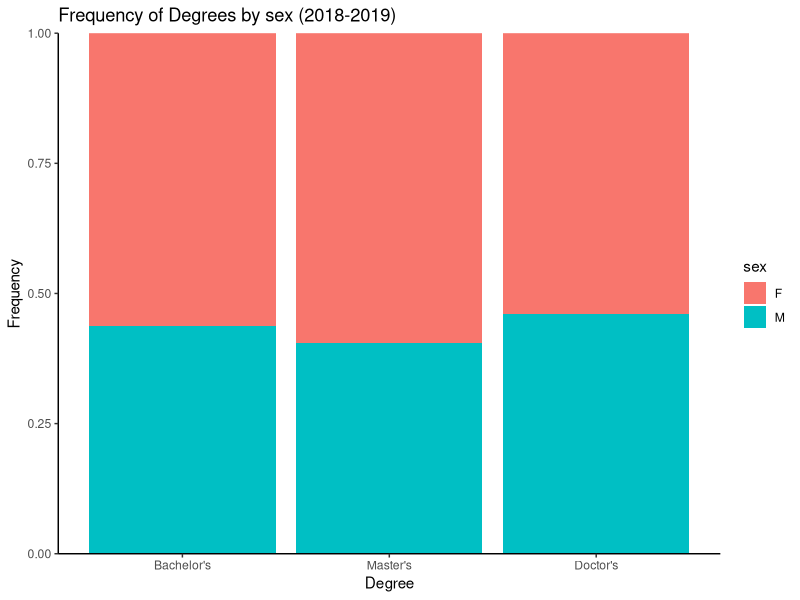
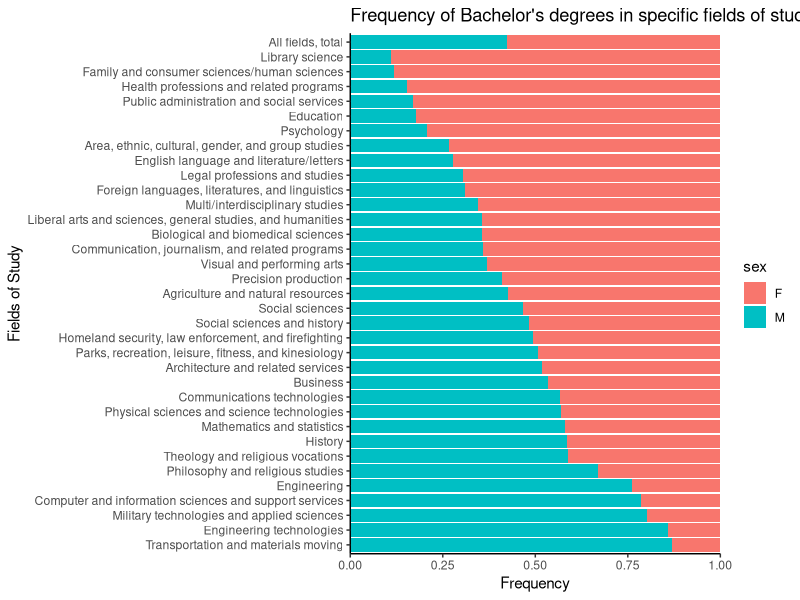
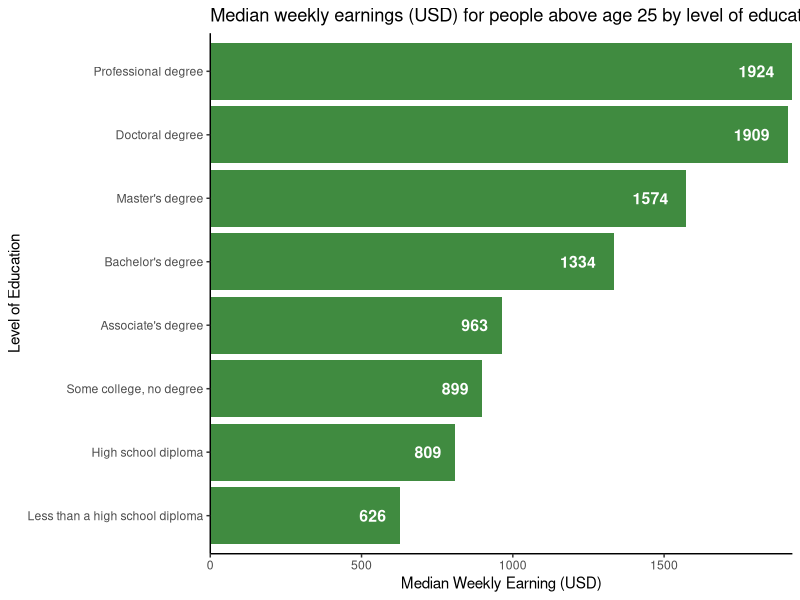
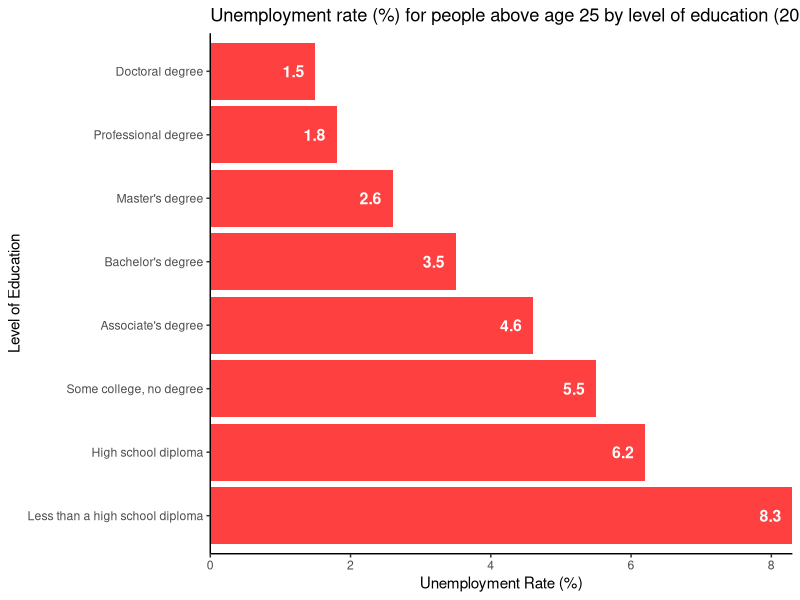
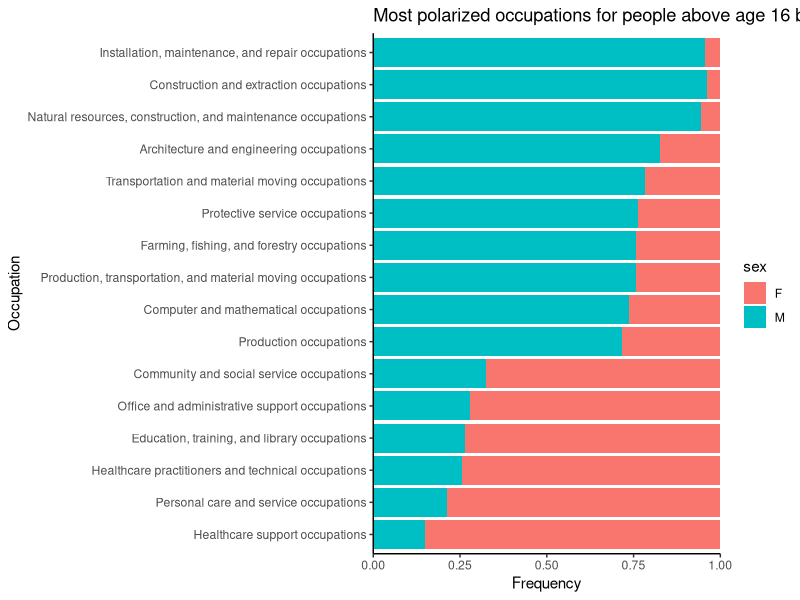
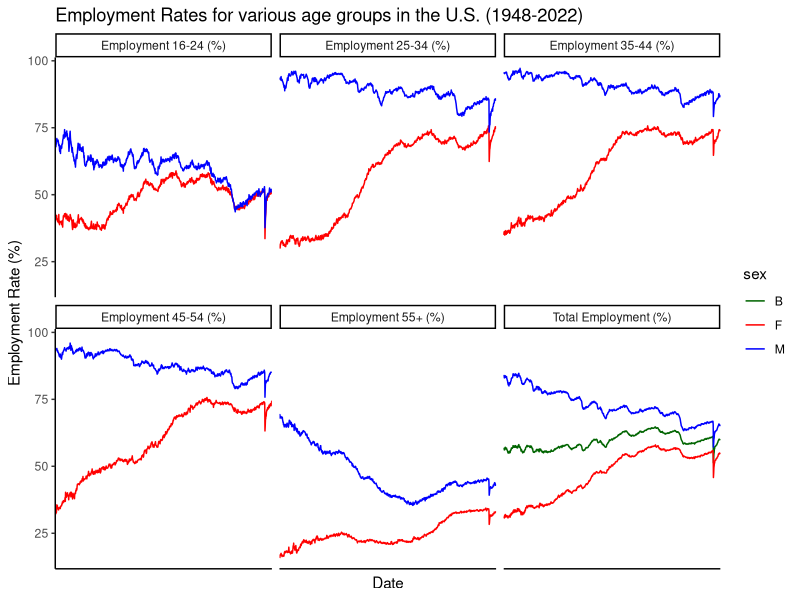
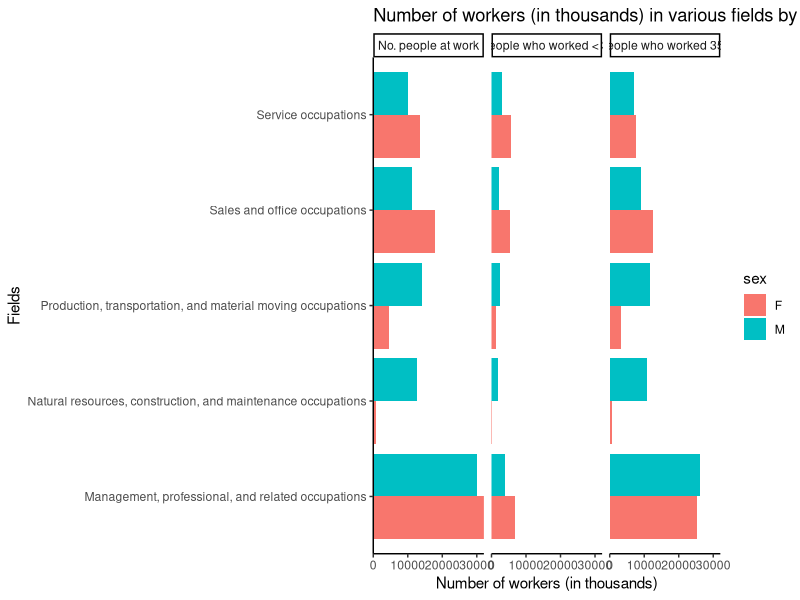
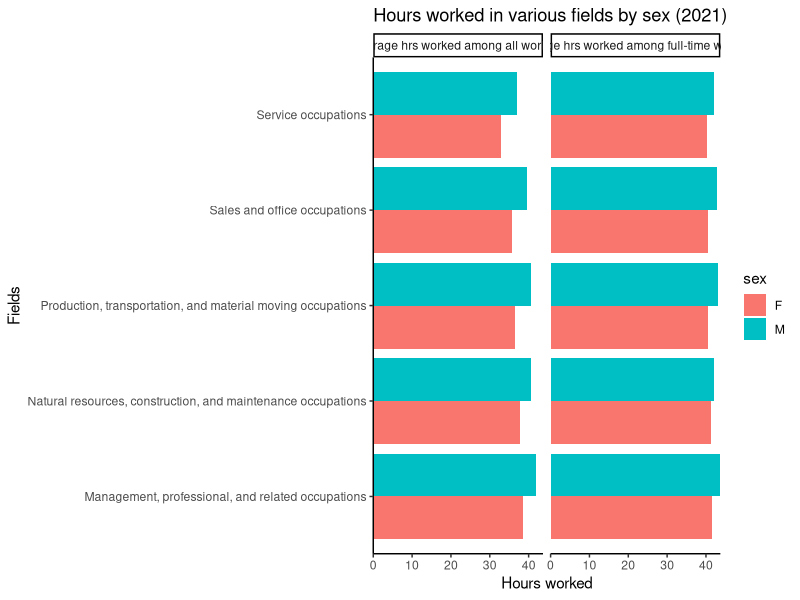

The R source for these figures, in order: (Note: this script raises an error after producing the figures.)
library(tidyverse)
library(ggplot2)
library(scales)

## NCES DATA
df <- read.csv('../../data/01-modified-data/degrees_(by_sex_and_by_field)_final.csv')
df <- df %>% group_by(Measure, sex) %>% summarize(count=sum(Value)) %>% filter(sex=='M' | sex=='F')
level_order <- c("Bachelor's", "Master's", "Doctor's")
ggplot(df, aes(fill=sex, x=factor(Measure, level=level_order), y=count)) + 
        geom_bar(position='fill', stat='identity') + 
        scale_y_continuous(expand = c(0,0)) +
        ggtitle("Frequency of Degrees by sex (2018-2019)") +
        xlab('Degree') + 
        ylab('Frequency') + 
        theme_classic()

df <- read.csv('../../data/01-modified-data/counts_(by_sex_and_by_field)_final.csv')
level_order <- c("Transportation and materials moving", "Engineering technologies", 
                 "Military technologies and applied sciences",  
                 "Computer and information sciences and support services", 
                 "Engineering", "Philosophy and religious studies", 
                 "Theology and religious vocations", "History", "Mathematics and statistics", 
                 "Physical sciences and science technologies",  "Communications technologies", 
                 "Business", "Architecture and related services", 
                 "Parks, recreation, leisure, fitness, and kinesiology", 
                 "Homeland security, law enforcement, and firefighting",
                 "Social sciences and history", "Social sciences", 
                 "Agriculture and natural resources", "Precision production", 
                 "Visual and performing arts", "Communication, journalism, and related programs", 
                 "Biological and biomedical sciences", 
                 "Liberal arts and sciences, general studies, and humanities", 
                 "Multi/interdisciplinary studies", "Foreign languages, literatures, and linguistics", 
                 "Legal professions and studies", "English language and literature/letters", 
                 "Area, ethnic, cultural, gender, and group studies", "Psychology", 
                 "Education", "Public administration and social services", 
                 "Health professions and related programs", "Family and consumer sciences/human sciences", 
                 "Library science", "All fields, total")
ggplot(df, aes(fill=sex, x=factor(Occupations, level=level_order), y=Value)) + 
        geom_bar(position='fill', stat='identity') + 
        scale_y_continuous(expand = c(0,0)) +
        coord_flip() +
        ggtitle("Frequency of Bachelor's degrees in specific fields of study by sex (2019-2020)") +
        xlab('Fields of Study') + 
        ylab('Frequency') + 
        theme_classic()

## BLS DIRECT DATA ##
df <- read.csv('../../data/01-modified-data/earnings_and_unemployment_rates_(by_educational_attainment)_final.csv')
ggplot(df[1:8,], aes(x=reorder(Educational.attainment, Value), y=Value)) + 
        geom_bar(stat='identity', position=position_dodge(), alpha=0.75, fill='darkgreen') + 
        scale_y_continuous(expand = c(0,0)) +
        coord_flip() +
        geom_text(aes(label=Value), fontface="bold", vjust=0.5, hjust=1.5, color="white", size=4) +
        ggtitle("Median weekly earnings (USD) for people above age 25 by level of education (2021)") +
        xlab('Level of Education') + 
        ylab('Median Weekly Earning (USD)') + 
        theme_classic()
ggplot(df[9:16,], aes(x=reorder(Educational.attainment, -Value), y=Value)) + 
        geom_bar(stat='identity', position=position_dodge(), alpha=0.75, fill='red') + 
        scale_y_continuous(expand = c(0,0)) +
        coord_flip() +
        geom_text(aes(label=Value), fontface="bold", vjust=0.5, hjust=1.5, color="white", size=4) +
        ggtitle("Unemployment rate (%) for people above age 25 by level of education (2021)") +
        xlab('Level of Education') + 
        ylab('Unemployment Rate (%)') + 
        theme_classic()

df <- read.csv('../../data/01-modified-data/employment_(by_occupation_and_by_sex)_final.csv')
df <- df %>% filter(sex=='M' | sex=='F')
dfm <- df[df$sex=='M',]
dff <- df[df$sex=='F',]
level_order <- c("Healthcare support occupations" ,
                 "Personal care and service occupations", "Healthcare practitioners and technical occupations", 
                 "Education, training, and library occupations", "Office and administrative support occupations", 
                 "Community and social service occupations", "Production occupations", "Computer and mathematical occupations", 
                 "Production, transportation, and material moving occupations", "Farming, fishing, and forestry occupations", 
                 "Protective service occupations", "Transportation and material moving occupations", 
                 "Architecture and engineering occupations", "Natural resources, construction, and maintenance occupations", 
                 "Construction and extraction occupations", "Installation, maintenance, and repair occupations")
ggplot(df[abs(dfm$Value - dff$Value) > 33,], aes(fill=sex, x=factor(Occupation, level=level_order), y=Value)) +
        geom_bar(position='fill', stat='identity') +
        scale_y_continuous(expand = c(0,0)) +
        coord_flip() +
        ggtitle("Most polarized occupations for people above age 16 by sex (2021)") +
        xlab('Occupation') + 
        ylab('Frequency') + 
        theme_classic()

df <- read.csv('../../data/01-modified-data/employmentRates_final.csv')
ggplot(df, aes(x=date, y=Value, group=sex, color=sex)) +
        geom_line() +
        ggtitle("Employment Rates for various age groups in the U.S. (1948-2022)") +
        xlab('Date') + 
        ylab('Employment Rate (%)') + 
        scale_color_manual(values=c('darkgreen', 'red', 'blue')) +
        theme_classic() +
        theme(axis.ticks.x=element_blank(),
              axis.text.x=element_blank()) +
        facet_wrap(~Measure)

df <- read.csv('../../data/01-modified-data/hours_worked_(by_sex_and_by_occupation)_final.csv')
df1 <- df[df$Measure=="No. people at work" | df$Measure=='No. people who worked < 35hrs' | df$Measure=='No. people who worked 35+ hrs',] %>%
        filter(!row_number() %in% c(1, 7, 13, 19, 25, 31, 37, 43, 49, 55, 61, 67, 73, 79, 85)) %>% 
        mutate(Value = Value / 1000)
df2 <- df[df$Measure=="Average hrs worked among all workers" | df$Measure=='Average hrs worked among full-time workers',] %>%
        filter(!row_number() %in% c(1, 7, 13, 19, 25, 31, 37, 43, 49, 55, 61, 67, 73, 79, 85))
ggplot(df1[df1$sex=='M' | df1$sex=='F',], aes(fill=sex, x=Category, y=Value)) + 
        geom_bar(position='dodge', stat='identity') + 
        scale_y_continuous(expand = c(0,0)) +
        coord_flip() +
        ggtitle("Number of workers (in thousands) in various fields by sex (2021)") +
        xlab('Fields') + 
        ylab('Number of workers (in thousands)') + 
        theme_classic() +
        facet_wrap(~Measure)
ggplot(df2[df2$sex=='M' | df2$sex=='F',], aes(fill=sex, x=Category, y=Value)) + 
        geom_bar(position='dodge', stat='identity') + 
        scale_y_continuous(expand = c(0,0)) +
        coord_flip() +
        ggtitle("Hours worked in various fields by sex (2021)") +
        xlab('Fields') + 
        ylab('Hours worked') + 
        theme_classic() +
        facet_wrap(~Measure)
df2[df2$sex=='M',]$Value - df2[df2$sex=='F',]$Value

df <- read.csv('../../data/01-modified-data/wages_(by_occupation_may_2021)_final.csv')
ggplot(df[df$Measure=='Mean Annual Wage',], aes(fill=Occupation, x=Occupation, y=Value)) + 
        geom_bar(position='dodge', stat='identity') + 
        scale_y_continuous(expand = c(0,0)) +
        coord_flip() +
        ggtitle("Mean annual wage (USD) in various fields (May 2021)") +
        xlab('Fields') + 
        ylab('Mean Annual Wage (USD)') + 
        theme_classic() +
        theme(legend.position="none")
df[df$Measure=='Mean Annual Wage',] %>% arrange(desc(Value))

df <- read.csv('../../data/01-modified-data/occupations_detailed_(employment_and_wage).csv')
df <- df[df['O_GROUP']=='detailed',]
rownames(df) <- NULL # reset indices

service <- (sum(df[176:192,]$A_MEAN) + sum(df[201:265,]$A_MEAN) + sum(df[372:546,]$A_MEAN))/(length(df[176:192,]$A_MEAN) + length(df[372:546,]$A_MEAN) + length(df[201:265,]$A_MEAN))
labor <- mean(df[547:nrow(df),]$A_MEAN)
professional <- (sum(df[1:38,]$A_MEAN) + sum(df[71:175,]$A_MEAN) + sum(df[193:200,]$A_MEAN) + sum(df[301:371,]$A_MEAN))/(length(df[1:38,]$A_MEAN) + length(df[71:175,]$A_MEAN) + length(df[193:200,]$A_MEAN) + length(df[301:371,]$A_MEAN))
arts <- mean(df[265:299,]$A_MEAN)

## CAWP DATA ##
df <- read.csv('../../data/01-modified-data/percent_us_women_in_gov_final.csv')
ggplot(df, aes(x=Year, y=Value)) +
        geom_line() +
        ggtitle("Female representation (%) in the U.S. government (1965-2021)") +
        xlab('Year') + 
        ylab('Female Representation (%)') + 
        theme_classic() +
        facet_wrap(~Measure)
df[df$Year=='2021',]

## CB DATA ##
df <- read.csv('../../data/01-modified-data/Percentage-of-the-us-population-with-a-college-degree-by-gender-1940-2021.csv')
ggplot(df, aes(x=Year, y=Value, group=Measure, color=Measure)) +
        geom_line(size=1.5) +
        ggtitle("Percentage of college degree holders in the U.S. by sex (1940-2021)") +
        xlab('Date') + 
        ylab('Percentage of college degree holders (%)') + 
        scale_color_manual(values=c('blue', 'red')) +
        theme_classic()
df[df$Value[df$Measure=='Men with a college degree in the U.S. (%)'] < df$Value[df$Measure=='Women with a college degree in the U.S. (%)'],]

df <- read.csv('../../data/01-modified-data/School_Completion_(by_Age_and_Sex)_from_1940_to_2021_final.csv')
df$Value <- df$Value / 1000
ggplot(filter(df, grepl("0-4 years of education", Measure)), aes(x=Year, y=Value, group=sex, color=sex)) +
        geom_line() +
        ggtitle("Number of people (in thousands) by sex and by age group who have completed 0-4 years of education (1940-2021)") +
        xlab('Year') + 
        ylab('Number of people (in thousands)') + 
        scale_color_manual(values=c('red', 'blue')) +
        theme_classic() +
        facet_wrap(~Measure)
ggplot(filter(df, grepl("5-8 years of education", Measure)), aes(x=Year, y=Value, group=sex, color=sex)) +
        geom_line() +
        ggtitle("Number of people (in thousands) by sex and by age group who have completed 5-8 years of education (1940-2021)") +
        xlab('Year') + 
        ylab('Number of people (in thousands)') + 
        scale_color_manual(values=c('red', 'blue')) +
        theme_classic() +
        facet_wrap(~Measure)
ggplot(filter(df, grepl("9-11 years of education", Measure)), aes(x=Year, y=Value, group=sex, color=sex)) +
        geom_line() +
        ggtitle("Number of people (in thousands) by sex and by age group who have completed 9-11 years of education (1940-2021)") +
        xlab('Year') + 
        ylab('Number of people (in thousands)') + 
        scale_color_manual(values=c('red', 'blue')) +
        theme_classic() +
        facet_wrap(~Measure)
ggplot(filter(df, grepl("12 years of education", Measure)), aes(x=Year, y=Value, group=sex, color=sex)) +
        geom_line() +
        ggtitle("Number of people (in thousands) by sex and by age group who have completed 12 years of education (1940-2021)") +
        xlab('Year') + 
        ylab('Number of people (in thousands)') + 
        scale_color_manual(values=c('red', 'blue')) +
        theme_classic() +
        facet_wrap(~Measure)
ggplot(filter(df, grepl("13-15 years of education", Measure)), aes(x=Year, y=Value, group=sex, color=sex)) +
        geom_line() +
        ggtitle("Number of people (in thousands) by sex and by age group who have completed 13-15 years of education (1940-2021)") +
        xlab('Year') + 
        ylab('Number of people (in thousands)') + 
        scale_color_manual(values=c('red', 'blue')) +
        theme_classic() +
        facet_wrap(~Measure)
ggplot(filter(df, grepl("16", Measure)), aes(x=Year, y=Value, group=sex, color=sex)) +
        geom_line() +
        ggtitle("Number of people (in thousands) by sex and by age group who have completed 16+ years of education (1940-2021)") +
        xlab('Year') + 
        ylab('Number of people (in thousands)') + 
        scale_color_manual(values=c('red', 'blue')) +
        theme_classic() +
        facet_wrap(~Measure)